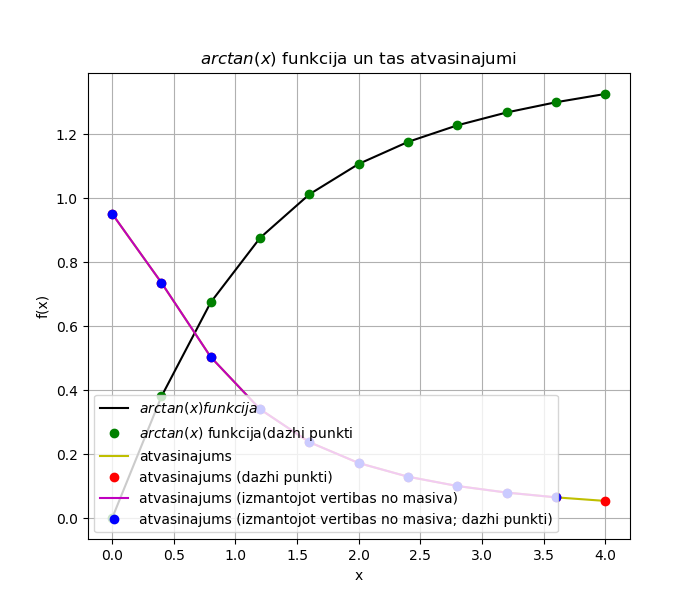

Write the Python code that produced this figure.
import sys
sys.path.append('/usr/local/anaconda3/lib/python3.6/site-packages')

from numpy import arctan, linspace

def f(x):
    return arctan(x)

x = linspace(0,4,11)
print(x)
#y = arctan(x)
y = f(x)
print(y)

legend=[]

from matplotlib import pyplot as plt
plt.grid()
plt.xlabel('x')
plt.ylabel('f(x)')
plt.title('$arctan(x)$ funkcija un tas atvasinajumi')
plt.plot(x,y,'k')  #melna krāsa - k
legend.append('$arctan(x) funkcija$')

plt.plot(x,y, 'go') #punktiņi zaļa krāsa
legend.append('$arctan(x)$ funkcija(dazhi punkti)')

deltax=x[1]-x[0]
N = len(x)
derivative = [] #atvasinajums

for i in range(N):
    temp = (f(x[i]+deltax) - f(x[i])) / deltax
    derivative.append(temp)
    print(derivative)

plt.plot(x,derivative,'y')
legend.append('atvasinajums')

plt.plot(x,derivative, 'ro') #sarkanas krāsa punkti
legend.append('atvasinajums (dazhi punkti)')

derivative_through_array = [] #atvasinājums caur masīvu
for i in range(N-1):
    temp = (y[i+1] - y[i]) / (x[i+1] - x[i])
    derivative_through_array.append(temp)

plt.plot(x[0:N-1],derivative_through_array,'m')
legend.append('atvasinajums (izmantojot vertibas no masiva)')

plt.plot(x[0:N-1],derivative_through_array, 'bo')
legend.append('atvasinajums (izmantojot vertibas no masiva; dazhi punkti)')
#print(plt.legend.__doc__)
plt.legend(legend, loc = 3) #loc = 3 - ir legendas atrašanas vieta


plt.show() #attēlot grafiku
